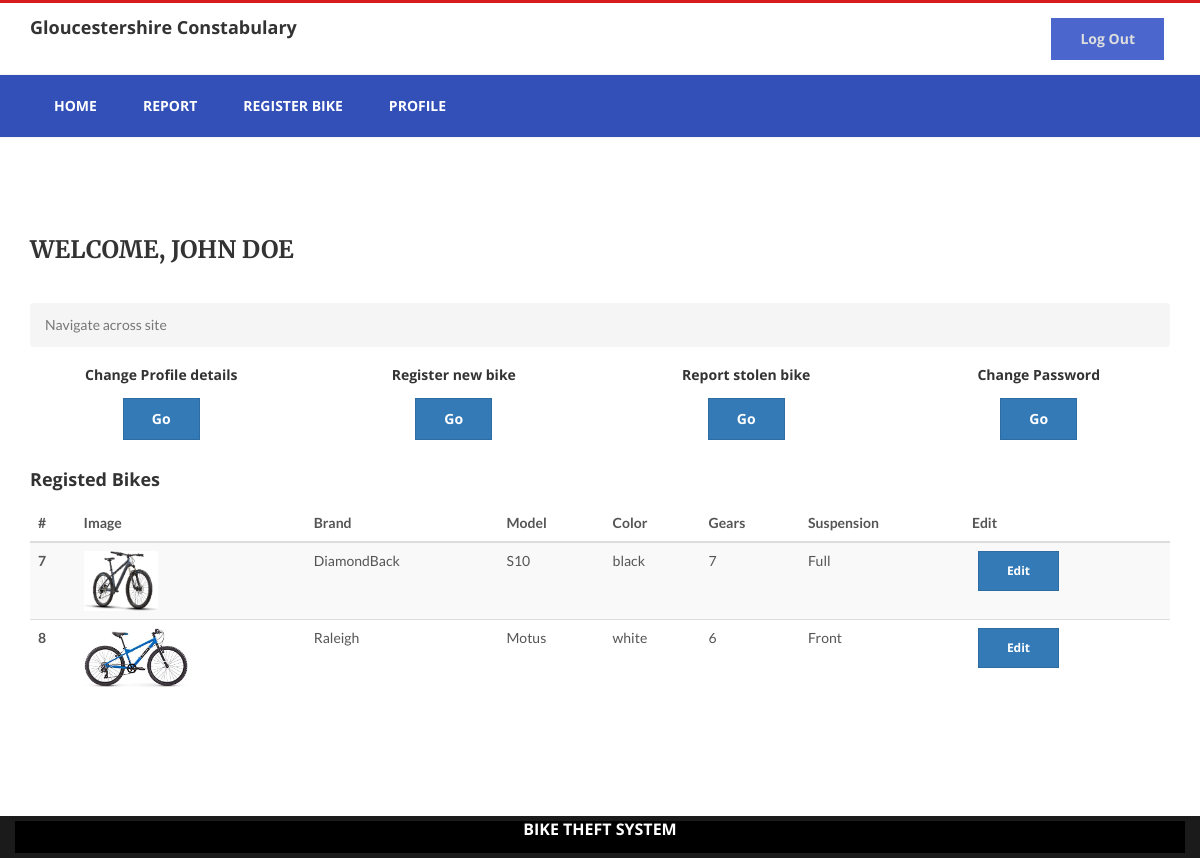
Page /profile.php (signed in) on the committed database.
### tables this page shows
CREATE TABLE IF NOT EXISTS `tb_register_bike` (
  `id` int(11) NOT NULL AUTO_INCREMENT,
  `email` varchar(255) NOT NULL,
  `mpn` varchar(255) NOT NULL,
  `brand` varchar(255) NOT NULL,
  `model` varchar(255) NOT NULL,
  `type` varchar(255) NOT NULL,
  `wheel` varchar(255) NOT NULL,
  `color` varchar(255) NOT NULL,
  `gears` varchar(255) NOT NULL,
  `brake` varchar(255) NOT NULL,
  `suspension` varchar(255) NOT NULL,
  `gender` varchar(255) NOT NULL,
  `age` varchar(255) NOT NULL,
  `image` longtext NOT NULL,
  `date` date NOT NULL,
  PRIMARY KEY (`id`)
);

### profile.php (the view, shortened to what this page needs)
<?php
include ("config.php");
?>
<!doctype html>
<html class="no-js" lang="zxx">
<head>
<link rel="stylesheet" href="css/normalize.css">
<link rel="stylesheet" href="css/owl.carousel.css">
<link href="css/bootstrap.min.css" rel="stylesheet">
<link href="css/font-awesome.min.css" rel="stylesheet">
<link href="css/animate.css" rel="stylesheet">
<link href="css/plugin.css" rel="stylesheet">
<link href="style.css" rel="stylesheet">
<link href="css/responsive.css" rel="stylesheet">
</head>
<body class="contact-page">
<header class="header-area">
<?php include("navigation.php"); ?>
</header>
<div class="contact-area section-padding">
<div class="container">
<div class="row">
<div class="col-xs-12 text">
<div class="page-title">
 <h2>Welcome, <?php echo $_SESSION['full_name']?></h2>
</div>
</div>
<div class="col-xs-12 col-md-12 wow fadeIn" data-wow-delay="0.3s">
<nav aria-label="breadcrumb">
  <ol class="breadcrumb">
    <li class="breadcrumb-item active" aria-current="page">Navigate across site</li>
  </ol>
</nav>
<div class="row">
  <div class="col-sm-3">
    <div class="card">
      <div class="card-body">
        <h5 class="card-title text-center">Change Profile details</h5>
        <center><a href="change_profile.php" class="btn btn-primary">Go</a></center>
      </div>
    </div>
  </div>
  <div class="col-sm-3">
    <div class="card">
      <div class="card-body">
        <h5 class="card-title text-center">Register new bike</h5>
        <center><a href="register_bike.php" class="btn btn-primary">Go</a></center>
      </div>
    </div>
  </div>
    <div class="col-sm-3">
    <div class="card">
      <div class="card-body">
        <h5 class="card-title text-center">Report stolen bike</h5>
        <center><a href="report.php" class="btn btn-primary">Go</a></center>
      </div>
    </div>
  </div>
    <div class="col-sm-3">
    <div class="card">
      <div class="card-body">
        <h5 class="card-title text-center">Change Password</h5>
        <center><a href="change_password.php" class="btn btn-primary">Go</a></center>
      </div>
    </div>
  </div>
</div>
<div class="row">
<div class="col-sm-12" style="margin-top:30px">
<div>
<h4>Registed Bikes</h4>
</div>
<table class="table table-striped">
  <thead>
    <tr>
      <th scope="col">#</th>
	  <th scope="col">Image</th>
      <th scope="col">Brand</th>
      <th scope="col">Model</th>
      <th scope="col">Color</th>
	  <th scope="col">Gears</th>
	  <th scope="col">Suspension</th>
	  <th scope="col">Edit</th>
    </tr>
  </thead>
  <tbody>
  <?php
$sql = "SELECT * FROM tb_register_bike where email='$_SESSION[email]' ";
$result = $conn->query($sql);
if ($result->num_rows > 0) {
	while($row = $result->fetch_assoc()) {
?>
    <tr>
      <th scope="row"><?php echo$row["id"]; ?></th>
	  <td><img src="<?php echo$row["image"]; ?>" style="max-height:60px"></td>
      <td><?php echo$row["brand"]; ?></td>
      <td><?php echo$row["model"]; ?></td>
      <td><?php echo$row["color"]; ?></td>
	  <td><?php echo$row["gears"]; ?></td>
      <td><?php echo$row["suspension"]; ?></td>
      <td><a href="edit_bike.php?bike_id=<?php echo $row["id"]?>"><button type="button" class="btn btn-primary btn-sm">Edit</button></a></td>
    </tr>
<?php }}else{ ?>
	<tr>
	<td COLSPAN=8><center>No bike avaliable to report at the moment </center></td>
	</tr>
<?php } ?>
  </tbody>
</table>
</div>
</div>
</div>
</div>
</div>
</div>
<footer class="footer-area section-padding">
<?php include("footer.php"); ?>
</footer>
<script src="cloudflare-static/rocket-loader.min.js" data-cf-settings="ae3b2284b2280d803af4e1d4-|49" defer=""></script></body>
</html>

### navigation.php (shortened to what this page needs)
<div class="header-top-bar">
<div class="container">
<div class="row">
<div class="col-sm-4 col-xs-12 xs-center">
<div class="logo">
<a href="index.php" title="Home" >
<h4>Gloucestershire Constabulary</h4>
</a>
</div>
</div>
<div class="col-sm-8 xs-none text-right">
<div >
<div >
<?php
if (isset($_SESSION["logged_in"])){ ?>
<a href="logout.php"><button class="blue-btn btn" style="float:right">Log Out</button></a>
<?php }?>
</div>
</div>
</div>
</div>
</div>
</div>
<div class="mainmenu-area">
<div class="container">
<div class="row">
<div class="mainmenu">
<div class="col-xs-12">
<nav class="navbar" id="navbar-example2">
<div class="collapse navbar-collapse bs-example-js-navbar-scrollspy">
<ul class="nav navbar-nav">
<li ><a href="index.php" title="Home">HOME</a></li>
<?php
if (isset($_SESSION["logged_in"])){ ?>
<li><a href="report.php" title="Report">REPORT</a></li>
<li><a href="register_bike.php" title="Register Bike">REGISTER BIKE</a></li>
<li><a href="profile.php" title="Profile">PROFILE</a></li>
<?php }?>
</ul>
</div>
</nav>
</div>
</div>
</div>
</div>
</div>

### footer.php (shortened to what this page needs)
<div class="container" style="background:black">
<div class="row">
<div>
<div class="single-footer" style="color:white">
<center><h3>Bike Theft System</h3></center>
</div>
</div>
</div>
</div>

### style.css (style rules this page uses)
*, *:after, *:before { box-sizing: border-box; }
a { font-family: 'Open Sans', sans-serif; font-weight: 700; text-decoration: none; }
img { max-width: 100%; height: auto; }
h1, h2, h3, h4, h5, h6 { font-family: "Open Sans", sans-serif; font-weight: 700; margin: 0 0 15px; color: #333333; }
html, body { height: 100% }
body { font-family: 'Lato', sans-serif; font-size: 14px; line-height: 2; color: #555555; font-weight: 400; }
.section-padding { padding: 100px 0; }
.btn { border-radius: 0; margin: 0 6px; padding: 10px 28px; font-weight: 700; -webkit-transition: .4s; transition: .4s; }
.blue-btn { background-color: #4b67ce; color: #ddd; }
.header-area { border-top: 3px solid #d71b1f; }
.header-top-bar { padding: 15px 0; }
.mainmenu-area { background-color: #3350b9; box-shadow: 0 0 2px 0 #dddddd; z-index: 999; width: 100%; }
.mainmenu-area a { color: #ffffff; }
.mainmenu { position: relative; }
.mainmenu ul.nav.navbar-nav li a { background: rgba(0, 0, 0, 0) none repeat scroll 0 0; border-radius: 2px; margin: 15px 30px 15px 0; padding: 5px 8px; text-transform: uppercase; }
.mainmenu .navbar { margin-bottom: 0; }
.page-title > h2 { font-family: 'Merriweather', serif; margin-bottom: 40px; text-transform: uppercase; font-size: 24px; }
.footer-area { background-color: #1b1b1b; color: #ffffff; }
.single-footer h3 { color: #ffffff; font-size: 16px; text-transform: uppercase; }

### footer.php (style rules this page uses)
.footer-area.section-padding { padding:5px; }

### rows in the picture
tb_register_bike: id "7", image (picture), brand "DiamondBack", model "S10", color "black", gears "7", suspension "Full"
tb_register_bike: id "8", image (picture), brand "Raleigh", model "Motus", color "white", gears "6", suspension "Front"

### other values in the picture
$_SESSION['full_name'] "JOHN DOE"
